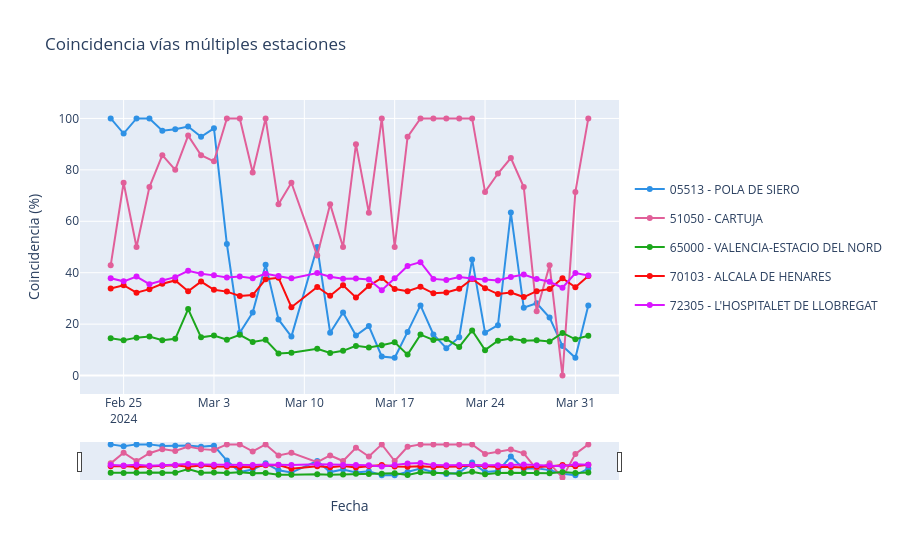

The notebook cell this image was saved under:
### Code cell
traces = []
hover_cols = ["Código", "Nombre", "Día", "Coincidencia (%)"]
flen = max([len(c) for c in hover_cols]) + 2
fd_len = min(
    df_estaciones[hover_cols]
    .fillna("")
    .map(lambda x: len(f"{x}"), na_action="ignore")
    .max()
    .max(),
    42,
)
df_estaciones["hover_info"] = None
df_estaciones["hover_info"] = df_estaciones.fillna("").apply(
    lambda row: "<br>".join(
        [f"<b>{c:<{flen}}</b>{str(row[c]):>{fd_len}}" for c in hover_cols]
    ),
    axis=1,
)

for i, s in enumerate(sorted(df_estaciones["Estación"].unique())):
    use_df = df_estaciones[df_estaciones["Estación"] == s].copy()
    traces.append(
        go.Scatter(
            x=use_df["Fecha"],
            y=use_df["% Coincide Vía"],
            # line=dict(width=np.exp(link["Value"]), color="black"),
            line=dict(width=2, color=qualitative.Dark24[i]),
            # fill="toself",
            hoverinfo="text",
            hovertext=use_df["hover_info"],
            # name=link["Source"] + "→" + link["Target"],
            mode="lines+markers",
            name=f"{s}",
            showlegend=True,
            legendgroup=f"{s}",
        )
    )

layout = setLayout("toggleitem", "Coincidencia vías múltiples estaciones", {})
layout["xaxis"]["title"] = "Fecha"
layout["yaxis"]["title"] = "Coincidencia (%)"

fig = go.Figure(data=traces, layout=layout)
# fig.write_html("coincidencia planificación vías.html")
fig.show()
